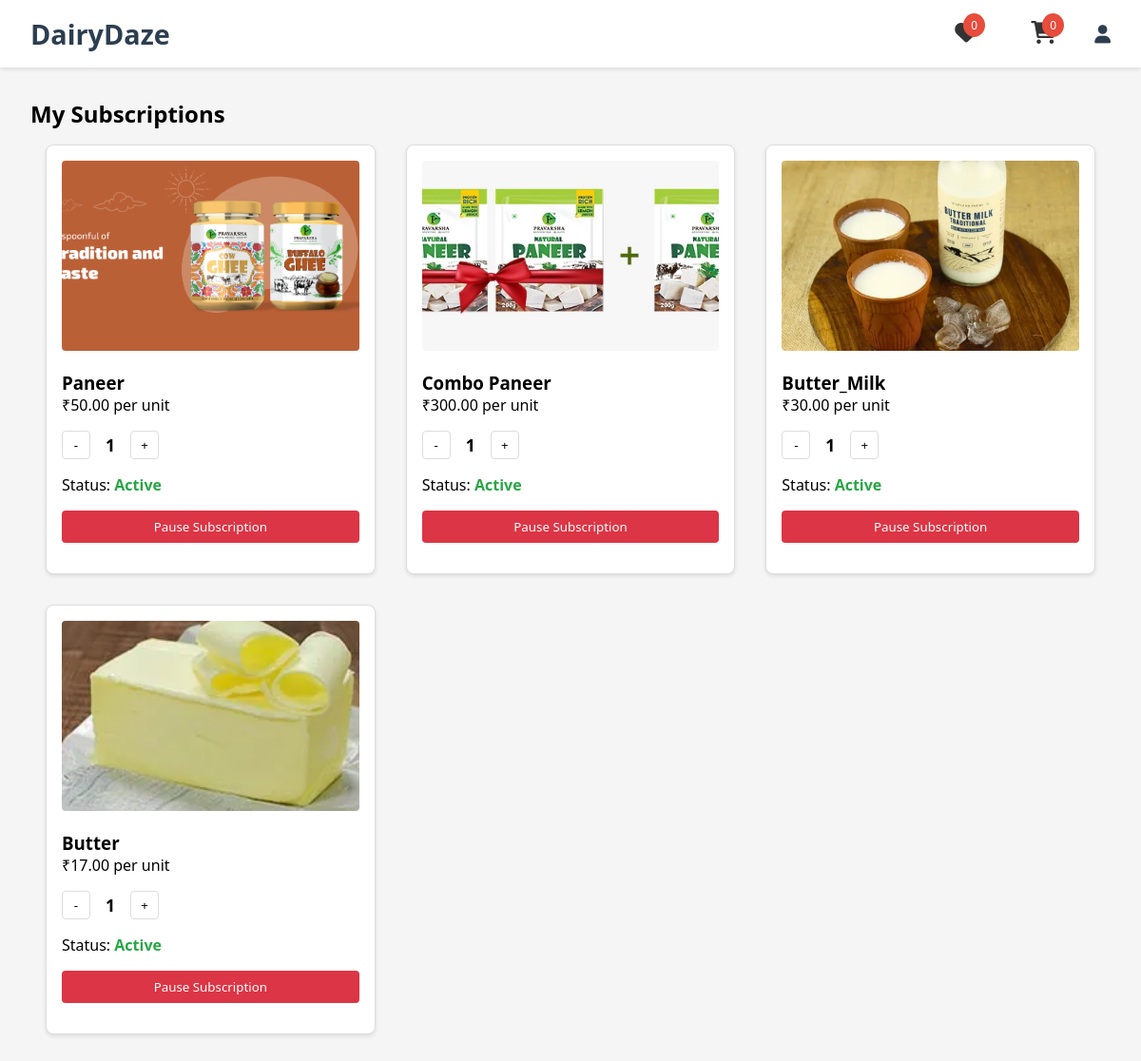
The app's page /customer/subscriptions/ (signed in) with its own data.
### store/models.py (models this page shows, shortened)
class Subscription(models.Model):
    user = models.ForeignKey('userauths.User', on_delete=models.CASCADE)
    product = models.ForeignKey(Product, on_delete=models.CASCADE)
    quantity = models.PositiveIntegerField(default=1)
    is_active = models.BooleanField(default=True)
    created_at = models.DateTimeField(auto_now_add=True)
    updated_at = models.DateTimeField(auto_now=True)
    class Meta:
        unique_together = ('user', 'product')

class Product(models.Model):
    name = models.CharField(max_length=100)
    image = models.ImageField(upload_to="images", null=True, blank=True)
    description = CKEditor5Field('Text', config_name='extends')
    category = models.ForeignKey(Category, on_delete=models.SET_NULL,null=True, blank=True)
    price = models.DecimalField(max_digits=12,decimal_places=2,default=0.00, null=True, blank=True, verbose_name="Sale Price")
    regular_price = models.DecimalField(max_digits=12,decimal_places=2,default=0.00, null=True, blank=True, verbose_name="Regular Price")
    stock = models.PositiveIntegerField(default=0, null=True, blank=True)
    shipping = models.DecimalField(max_digits=12,decimal_places=2,default=0.00, null=True, blank=True, verbose_name="Shipping Amount")
    status = models.CharField(choices=STATUS,max_length=50,default="Published")
    featured = models.BooleanField(default=False, verbose_name="Marketplace Featured")
    subbranch = models.ForeignKey(user_models.User, on_delete=models.SET_NULL,null=True,blank=True)
    sku = ShortUUIDField(unique=True, length=5, max_length=50,prefix="SKU",alphabet="1234567890")
    slug = models.SlugField(null=True,blank=True)
    date = models.DateTimeField(default=timezone.now)
    unit = models.CharField(max_length=50, null=True, blank=True, help_text="e.g., kg, litre, piece")
    total_orders = models.PositiveIntegerField(default=0, help_text="Auto-updated number of orders placed for this product")
    created_at = models.DateTimeField(default=timezone.now)
    updated_at = models.DateTimeField(auto_now=True)
    class Meta:
        ordering = ['-id']
        verbose_name_plural = "Products"

### customer/views.py (the view)
# urls.py: path('subscriptions/', views.subscriptions, name='subscriptions'),
@login_required
def subscriptions(request):
    subscriptions = Subscription.objects.filter(user=request.user)
    return render(request, 'subscriptions.html', {'subscriptions': subscriptions})

### templates/subscriptions.html (shortened to what this page needs)
{% load static %}
<!DOCTYPE html>
<html lang="en">
<head>
    <link rel="stylesheet" href="{% static 'css/product1.css' %}">
    <link href="https://cdnjs.cloudflare.com/ajax/libs/font-awesome/6.0.0/css/all.min.css" rel="stylesheet">
</head>
<body>
    {% include 'nav.html' %}
    <div class="container">
        <h2 class="mb-4">My Subscriptions</h2>
        <div class="subscription-grid">
            {% for subscription in subscriptions %}
            <div class="subscription-card" data-subscription-id="{{ subscription.id }}">
                <img src="{{ subscription.product.image.url }}" alt="{{ subscription.product.name }}" class="subscription-image">
                <div class="subscription-details">
                    <h3>{{ subscription.product.name }}</h3>
                    <p class="price">₹{{ subscription.product.price }} per unit</p>
                    <div class="quantity-controls">
                        <button class="quantity-btn minus" onclick="updateQuantity('{{ subscription.id }}', -1)">-</button>
                        <span class="quantity">{{ subscription.quantity }}</span>
                        <button class="quantity-btn plus" onclick="updateQuantity('{{ subscription.id }}', 1)">+</button>
                    </div>
                    <div class="subscription-status mt-3">
                        <span class="status-label">Status:</span>
                        <span class="status-value {% if subscription.is_active %}active{% else %}paused{% endif %}">
                            {{ subscription.is_active|yesno:"Active,Paused" }}
                        </span>
                    </div>
                    <button class="toggle-subscription-btn {% if subscription.is_active %}active{% else %}paused{% endif %}"
                            onclick="toggleSubscription('{{ subscription.id }}')">
                        {{ subscription.is_active|yesno:"Pause,Resume" }} Subscription
                    </button>
                </div>
            </div>
            {% empty %}
            <div class="no-subscriptions">
                <p>You don't have any active subscriptions.</p>
                <a href="{% url 'customer:product1' %}" class="btn btn-primary">Browse Products</a>
            </div>
            {% endfor %}
        </div>
    </div>
</body>
</html>

### static/css/product1.css (style rules this page uses)
* { margin: 0; padding: 0; box-sizing: border-box; font-family: 'Segoe UI', Tahoma, Geneva, Verdana, sans-serif; }
body { background-color: #f5f5f5; }
.quantity-controls { display: flex; align-items: center; gap: 0.5rem; }

### templates/subscriptions.html (style rules this page uses)
.subscription-grid { display: grid; grid-template-columns: repeat(auto-fill, minmax(300px, 1fr)); gap: 2rem; padding: 1rem; max-width: 1200px; margin: 0 auto; }
.subscription-card { border: 1px solid #ddd; border-radius: 8px; padding: 1rem; background: white; box-shadow: 0 2px 4px rgba(0,0,0,0.1); }
.subscription-image { width: 100%; height: 200px; object-fit: cover; border-radius: 4px; }
.subscription-details { padding: 1rem 0; }
.quantity-controls { display: flex; align-items: center; gap: 1rem; margin: 1rem 0; }
.quantity-btn { width: 30px; height: 30px; border: 1px solid #ddd; border-radius: 4px; background: white; cursor: pointer; }
.quantity { font-size: 1.1rem; font-weight: bold; }
.subscription-status { margin: 1rem 0; }
.status-value { font-weight: bold; }
.status-value.active { color: #28a745; }
.toggle-subscription-btn { width: 100%; padding: 0.5rem; border: none; border-radius: 4px; color: white; cursor: pointer; transition: background-color 0.3s; }
.toggle-subscription-btn.active { background-color: #dc3545; }
.container { padding: 2rem; max-width: 1200px; margin: 0 auto; }

### records on screen
Subscription: product.image (picture), product.name "Paneer", product.price "50.00", quantity "1", is_active "Active", is_active "Pause"
Subscription: product.image (picture), product.name "Combo Paneer", product.price "300.00", quantity "1", is_active "Active", is_active "Pause"
Subscription: product.image (picture), product.name "Butter_Milk", product.price "30.00", quantity "1", is_active "Active", is_active "Pause"
Subscription: product.image (picture), product.name "Butter", product.price "17.00", quantity "1", is_active "Active", is_active "Pause"

### other values on screen
{{ wishlist_items|length }} "0"
{{ cart_items|length }} "0"
